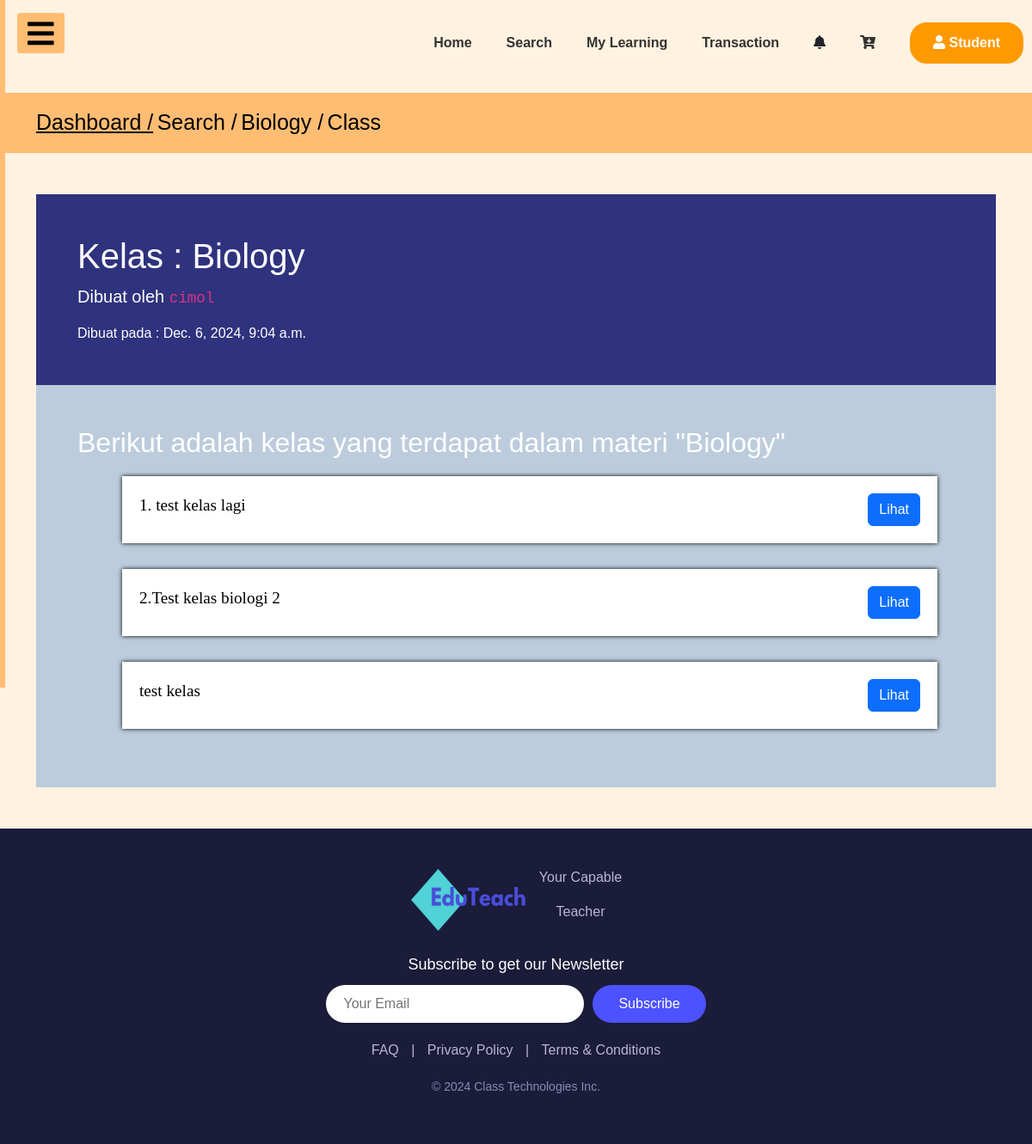
/courses_app/post/7/classes/, run on the app's committed database.
### courses_app/models.py (models this page shows, shortened)
class Post(models.Model):
    author = models.ForeignKey(User, on_delete=models.CASCADE)  # Ganti Teacher menjadi User
    title = models.CharField(max_length=200)
    text = models.TextField()
    price = models.DecimalField(max_digits=10, decimal_places=2, default=0.00)
    created_date = models.DateTimeField(default=timezone.now)
    thumbnail = models.ImageField(upload_to='thumbnail', blank=True)
    video = EmbedVideoField(blank=True, null=True)  # Tambahkan field untuk video
    published_date = models.DateTimeField(blank=True, null=True)

class Class(models.Model):
    post = models.ForeignKey(Post, on_delete=models.CASCADE, related_name='classes')  # Relasi dengan Post
    class_name = models.CharField(max_length=100)
    text = models.TextField()
    video = EmbedVideoField(blank=True, null=True)

### user_app/models.py (models this page shows)
class User(AbstractUser):
    is_teacher= models.BooleanField('Is teacher', default=False)
    is_student = models.BooleanField('Is student', default=False)
    profile_pic = models.ImageField(upload_to='profile_pics',blank=True)

### courses_app/views.py (the view)
# urls.py: path('post/<int:pk>/classes/', views.ClassListView.as_view(), name='class_list'),
class ClassListView(ListView):
    model = Class
    template_name = 'courses_app/class_list.html'
    context_object_name = 'classes'
    def get_context_data(self, **kwargs):
        context = super().get_context_data(**kwargs)
        post = get_object_or_404(Post, pk=self.kwargs['pk'])
        context['post'] = post
        return context
    def get_queryset(self):
        post = get_object_or_404(Post, pk=self.kwargs['pk'])
        return Class.objects.filter(post=post)

### courses_app/templates/courses_app/class_list.html
{% extends 'dashboard_app/base_dashboard_student.html' %}
{% load static %}
{% load embed_video_tags %}
{% block head_block %}
<link rel="stylesheet" href="{% static 'css/class_list.css' %}">
{% endblock %}
{% block body_block %}
<div class="py-3" style="background:#FFBD73">
    <div class="container nav-jejak">
        <a class="text-black" href="{% url 'user_app:studentdashboard' %}" style="font-size: 25px;"> Dashboard /</a>
        <a class="text-black" href="{% url 'post_list' %}" style="font-size: 25px; text-decoration: none !important;"> Search /</a>
        <a class="text-black" href="{% url 'post_detail' pk=post.pk %}" style="font-size: 25px; text-decoration: none !important;"> {{ post.title }} /</a>
        <a class="text-black" href="#" style="font-size: 25px; text-decoration: none !important;">Class </a>
    </div>
</div>
<div class="container my-5">
    <div class="p-5 text-white ">
      <h1 class="text white">Kelas : {{ post.title }} </h1>
      <p class="lead">
        Dibuat oleh <code>{{post.author}}</code>
      </p>
      Dibuat pada : {{ post.published_date }}
    </div>
    <div class="p-5 text-white" id="class">
        <h2>Berikut adalah kelas yang terdapat dalam materi "{{ post.title }}"</h2>
        <ul>
            {% for class in classes %}
            <li class="class-item">
                <div class="class-info">
                    <span class="class-name">{{ class.class_name }}</span>
                    <a href="{% url 'class_detail' pk=class.pk %}" class="btn btn-primary">Lihat</a>
                </div>
            </li>
            {% empty %}
            <li style="color: black;">Tidak ada kelas tersedia.</li>
            {% endfor %}
        </ul>
    </div>
</div>
{% endblock %}

### static/css/base_dashboard.css (style rules this page uses)
* { padding: 0; margin: 0; list-style: none; text-decoration: none; }
body { font-family: 'Roboto', sans-serif; background-color: #FFF2E1; }
* { box-sizing: border-box; }
body { font-family: Arial, Helvetica, sans-serif; margin: 0; }

### courses_app/static/css/class_list.css (style rules this page uses)
.container ul { display: flex ; gap: 30px; flex-direction: column; margin: 20px; }
.container ul li { background-color: white; padding: 20px; }
.p-5 { background-color: #2F327D;; }
.class-name { color: black; font-family:Georgia, 'Times New Roman', Times, serif; font-size: larger; }
.class-info { display: flex; justify-content: space-between; }
.class-item { box-shadow: 0 0 5px black; transition: transform 0.2s; }
#class { background-color: rgb(188, 204, 220); }

### data on the page
Post: title "Biology", author "cimol", published_date "Dec. 6, 2024, 9:04 a.m."
Class: class_name "1. test kelas lagi"
Class: class_name "2.Test kelas biologi 2"
Class: class_name "test kelas"
